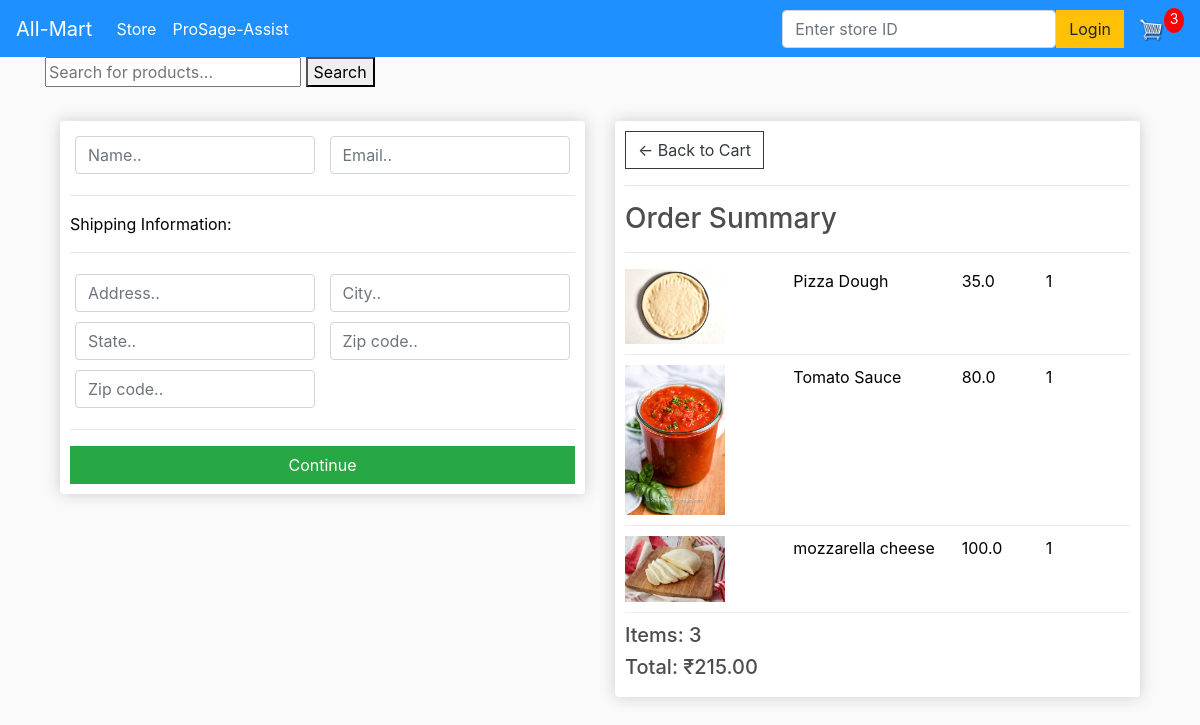
The app's page /checkout/ (signed in) with its own data.
### store/models.py (models this page shows, shortened)
class OrderItem(models.Model):
    product=models.ForeignKey(Product,null=True,on_delete=models.SET_NULL,blank=True)
    order=models.ForeignKey(Order,null=True,on_delete=models.SET_NULL,blank=True)
    quantity=models.IntegerField(default=0,null=True)
    data_added=models.DateTimeField(auto_now_add=True)
    @property
    def get_total(self):
        total=self.product.price*self.quantity
        return total

class Product(models.Model):
    name=models.CharField(max_length=200)
    price=models.FloatField()
    location=models.CharField(max_length=200,null=True)
    digital=models.BooleanField(default=False,null=True,blank=True)
    image=models.ImageField(null=True, blank=True)
    @property
    def imageURL(self):
        try:
            url=self.image.url
        except:
            url=""
        return url

class Order(models.Model):
    customer=models.ForeignKey(Customer,null=True,on_delete=models.SET_NULL,blank=True)
    data_ordered=models.DateTimeField(auto_now_add=True)
    complete=models.BooleanField(default=False)
    transaction_id=models.CharField(max_length=100,null=True)
    @property
    def get_cart_total(self):
        orderitems=self.orderitem_set.all()
        total=sum([item.get_total for item in orderitems])
        return total
    @property
    def get_cart_items(self):
        orderitems=self.orderitem_set.all()
        total=sum([item.quantity for item in orderitems])
        return total

### store/views.py (the view)
# urls.py: path('checkout/', views.checkout, name="checkout"),
def checkout(request):
    customer = request.user.customer if request.user.is_authenticated else None
    order, created = Order.objects.get_or_create(customer=customer, complete=False)
    items = order.orderitem_set.all() if customer else []
    cartItems = order.get_cart_items if customer else 0
    context = {'items': items, 'order': order, 'cartItems': cartItems}
    return render(request, 'store/checkout.html', context)

### store/templates/store/checkout.html (shortened to what this page needs)
{% extends 'store/main.html' %}
{% load static %}
{% block content %}
     <div class="row" style="color:black">
		<div class="col-lg-6">
			<div class="box-element" id="form-wrapper">
				<form id="form">
					<div id="user-info">
						<div class="form-field">
							<input required class="form-control" type="text" name="name" placeholder="Name..">
						</div>
						<div class="form-field">
							<input required class="form-control" type="email" name="email" placeholder="Email..">
						</div>
					</div>
					<div id="shipping-info">
						<hr>
						<p>Shipping Information:</p>
						<hr>
						<div class="form-field">
							<input class="form-control" type="text" name="address" placeholder="Address..">
						</div>
						<div class="form-field">
							<input class="form-control" type="text" name="city" placeholder="City..">
						</div>
						<div class="form-field">
							<input class="form-control" type="text" name="state" placeholder="State..">
						</div>
						<div class="form-field">
							<input class="form-control" type="text" name="zipcode" placeholder="Zip code..">
						</div>
						<div class="form-field">
							<input class="form-control" type="text" name="country" placeholder="Zip code..">
						</div>
					</div>
					<hr>
					<input id="form-button" class="btn btn-success btn-block" type="submit" value="Continue">
				</form>
			</div>
			<br>
		</div>
		<div class="col-lg-6">
			<div class="box-element">
				<a  class="btn btn-outline-dark" href="{% url 'cart' %}">&#x2190; Back to Cart</a>
				<hr>
				<h3>Order Summary</h3>
				<hr>
                {% for item in items %}
				<div class="cart-row">
					<div style="flex:2"><img class="row-image" src="{{item.product.imageURL}}"></div>
					<div style="flex:2"><p>{{item.product.name}}</p></div>
					<div style="flex:1"><p>{{item.product.price}}</p></div>
					<div style="flex:1"><p>{{item.quantity}}</p></div>
				</div>
                {% endfor %}
				<h5>Items: {{order.get_cart_items}}</h5>
				<h5>Total: ₹{{order.get_cart_total|floatformat:2}}</h5>
			</div>
		</div>
	</div>
{% endblock content %}

### static/css/main.css (style rules this page uses)
body { background-color: hsl(0, 0%, 98%); color:black; }
h1,h2,h3,h4,h5,h6 { color:hsl(0, 0%, 30%); }
.box-element { box-shadow:hsl(0, 0%, 80%) 0 0 16px; background-color: #fff; border-radius: 4px; padding: 10px; }
.col-lg-4, .col-lg-6, .col-lg-8, .col-lg-12 { margin-top: 10px; }
.btn { border-radius: 0; }
.row-image { width: 100px; }
.form-field { width:250px; display: inline-block; padding: 5px; }
.cart-row { display: flex; align-items: flex-stretch; padding-bottom: 10px; margin-bottom: 10px; border-bottom: 1px solid #ececec; }

### records on screen
OrderItem: product.imageURL (picture), product.name "Pizza Dough", product.price "35.0", quantity "1"
OrderItem: product.imageURL (picture), product.name "Tomato Sauce", product.price "80.0", quantity "1"
OrderItem: product.imageURL (picture), product.name "mozzarella cheese", product.price "100.0", quantity "1"
Order: get_cart_items "3", get_cart_total "215.00"

### other values on screen
{{ cartItems }} "3"
